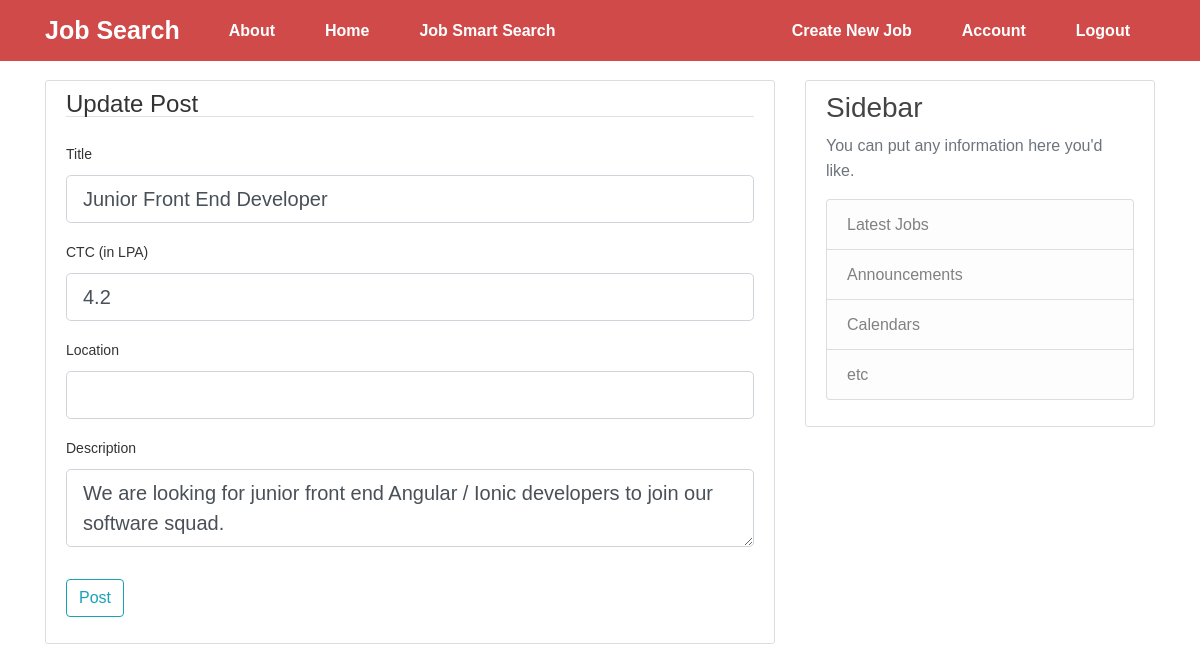
Screenshot of /post/9/update (signed in) with the database file from the repository.
### flaskblog/models.py (models this page shows, shortened)
class Post(db.Model):
    id = db.Column(db.Integer, primary_key=True)
    title = db.Column(db.String(100), nullable=False)
    location = db.Column(db.String(100), nullable=False)
    ctc = db.Column(db.String(100), nullable=False)
    date_posted = db.Column(db.DateTime, nullable=False, default=datetime.utcnow)
    description = db.Column(db.Text, nullable=False)
    user_id = db.Column(db.Integer, db.ForeignKey('user.id'), nullable=False)

### flaskblog/routes.py (the view)
@app.route("/post/<int:post_id>/update", methods=['GET', 'POST'])
@login_required
def update_post(post_id):
    post = Post.query.get_or_404(post_id)
    if post.author != current_user:
        abort(403)
    form = PostForm()
    if form.validate_on_submit():
        post.title = form.title.data
        post.description = form.description.data
        post.ctc = form.ctc.data
        db.session.commit()
        flash('Your post has been updated!', 'success')
        return redirect(url_for('post', post_id=post.id))
    elif request.method == 'GET':
        form.title.data = post.title
        form.description.data = post.description
        form.ctc.data = post.ctc
    return render_template('create_post.html', title='Update Post',
                           form=form, legend='Update Post')

### flaskblog/forms.py
class PostForm(FlaskForm):
    title = StringField('Title', validators=[DataRequired()])
    location = StringField('Location', validators=[DataRequired()])
    ctc = StringField('CTC (in LPA)', validators=[DataRequired()])
    description = TextAreaField('Description', validators=[DataRequired()])
    submit = SubmitField('Post')

### flaskblog/models.py (called while the page is built)
@login_manager.user_loader
def load_user(user_id):
    return User.query.get(int(user_id))

### flaskblog/templates/create_post.html (shortened to what this page needs)
{% extends "layout.html" %}
{% block content %}
<div class="content-section">
    <form method="POST" action="">
        <fieldset class="form-group">
            <legend class="border-bottom mb-4">{{ legend }}</legend>
            <div class="form-group">
                {{ form.title.label(class="form-control-label") }}
                {% if form.title.errors %}
                    {{ form.title(class="form-control form-control-lg is-invalid") }}
                    <div class="invalid-feedback">
                        {% for error in form.title.errors %}
                            <span>{{ error }}</span>
                        {% endfor %}
                    </div>
                {% else %}
                    {{ form.title(class="form-control form-control-lg") }}
                {% endif %}
            </div>
            <div class="form-group">
                {{ form.ctc.label(class="form-control-label") }}
                {% if form.ctc.errors %}
                    {{ form.ctc(class="form-control form-control-lg is-invalid") }}
                    <div class="invalid-feedback">
                        {% for ctc in form.ctc.errors %}
                            <span>{{ error }}</span>
                        {% endfor %}
                    </div>
                {% else %}
                    {{ form.ctc(class="form-control form-control-lg") }}
                {% endif %}
            </div>
            <div class="form-group">
                {{ form.location.label(class="form-control-label") }}
                {% if form.location.errors %}
                    {{ form.location(class="form-control form-control-lg is-invalid") }}
                    <div class="invalid-feedback">
                        {% for location in form.location.errors %}
                            <span>{{ error }}</span>
                        {% endfor %}
                    </div>
                {% else %}
                    {{ form.location(class="form-control form-control-lg") }}
                {% endif %}
            </div>
            <div class="form-group">
                {{ form.description.label(class="form-control-label") }}
                {% if form.description.errors %}
                    {{ form.description(class="form-control form-control-lg is-invalid") }}
                    <div class="invalid-feedback">
                        {% for error in form.description.errors %}
                            <span>{{ error }}</span>
                        {% endfor %}
                    </div>
                {% else %}
                    {{ form.description(class="form-control form-control-lg") }}
                {% endif %}
            </div>
        </fieldset>
        <div class="form-group">
            {{ form.submit(class="btn btn-outline-info") }}
        </div>
    </form>
</div>
{% endblock content %}

### flaskblog/static/main.css (style rules this page uses)
body { background: white; color: #333333; margin-top: 5rem; }
.content-section { background: #ffffff; padding: 10px 20px; border: 1px solid #dddddd; border-radius: 3px; margin-bottom: 20px; }

### flaskblog/static/style.css (style rules this page uses)
body { font-family: "Montserrat", sans-serif; line-height: 25px; }
label { font-size: 14px; }

### rows the page displays
Post: title "Junior Front End Developer", ctc "4.2", description "We are looking for junior front end Angular / Ionic developers to join our software squad."

### other values shown
{{ legend }} "Update Post"
